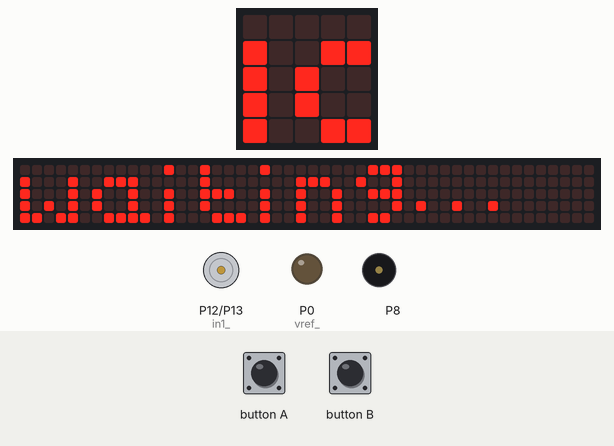
Simulated run of this program. Board: BBC micro:bit running MicroPython. On the bench: the board's 5×5 LED display, a strip that is not on the board, showing the scrolling text unrolled, motor-driver pin pairs drawn as motors (green arrow = first pin HIGH = forward, orange = second pin HIGH = backward, longer = more drive), output pins drawn as LEDs (lit = HIGH), buzzer (waves = sounding). The inputs (shaded band) are chosen by the test bench. The 48×5 strip is a reading aid, not a part: it shows the text the display is scrolling, unrolled, one strip-width of it at a time.

Above: at 1.25 s.
1.3 s: button A pressed for 0.15 s
At 2.1 s:
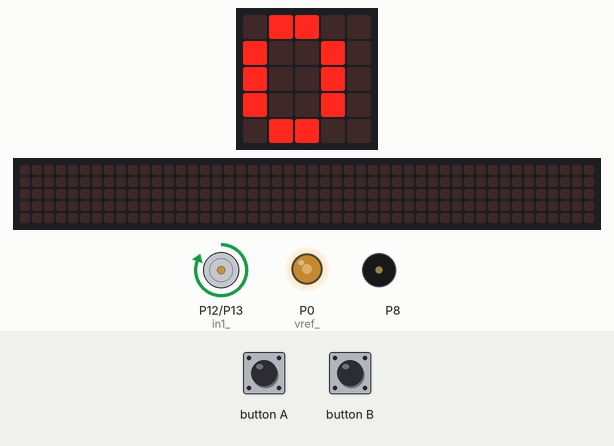
4.4 s: button B pressed for 3.2 s
At 7.1 s:
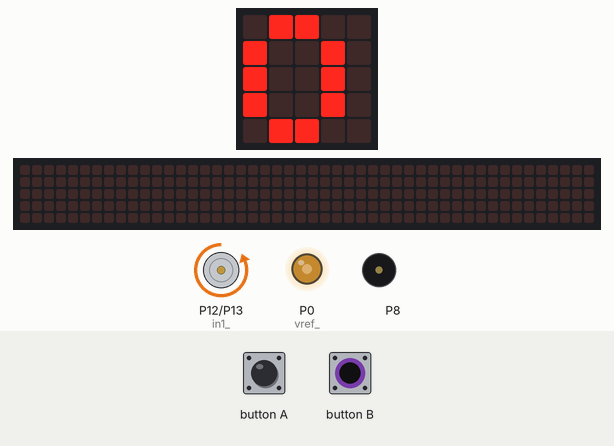
13.3 s: button A pressed for 1 s
At 15.0 s:
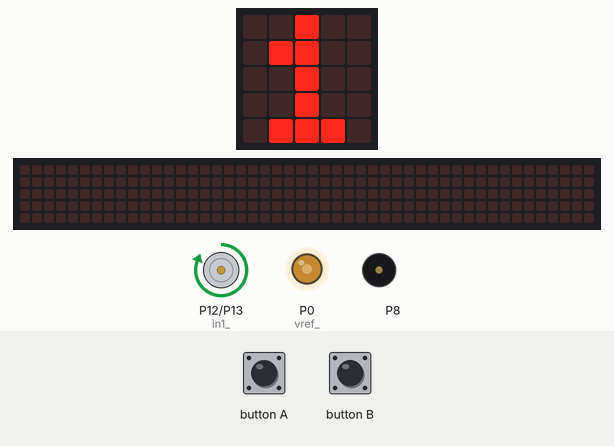
17.3 s: button A pressed for 3.2 s
At 21.3 s:
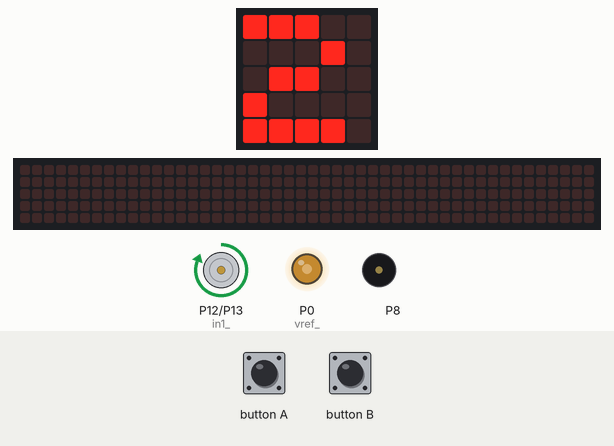
Timing chart, 0 to 25.8 s (numbered marks = the images above; inputs shaded):
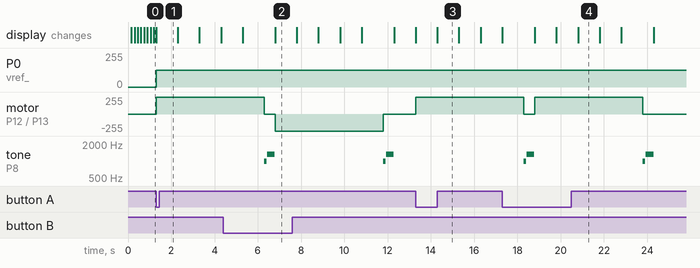

Measured:
- after the input at 1.3 s, P0 (vref_): 0/255 → 125/255 at once; motor on P12 (in1_) / P13 (in2_): stopped → forward 255/255 at once; the display: changes at once (image 1)
- after the input at 13.3 s, motor on P12 (in1_) / P13 (in2_): stopped → forward 255/255 at once; the display: first changes at once (image 3 shows a later state)
- by itself, tone on P8: plays 988 Hz for 0.12 s, 1319 Hz for 0.36 s, 988 Hz for 0.12 s, 1319 Hz for 0.36 s
- what the display in image 3 shows lasts 1.0 s, from 14.3 s to 15.3 s

The program:

moter_sound_test.py
```python
from motor import Motor
from microbit import *
import music

m=Motor(pin0, pin12, pin13)

def count_ntimes(n):
    for _ in range(n):
           display.show(_)
           sleep(1000)

def play_beep():
    music.play(music.BA_DING, pin=pin8)

display.scroll("waiting...", wait=False)
while True:
   if button_a.is_pressed():
       m.start_forward(speed=500)
       count_ntimes(5)
       m.stop()
       play_beep()
       display.clear()
   if button_b.is_pressed():
       m.start_backward(speed=500)
       count_ntimes(5)
       m.stop()
       play_beep()
       display.clear()
```

motor.py
```python
from microbit import *

class Motor(object):
    def __init__(self, vref_, in1_, in2_):
        self.vref = vref_
        self.in1 = in1_
        self.in2 = in2_
    def start_forward(self, speed=500):
        self.vref.write_analog(speed)
        self.in1.write_digital(1)
        self.in2.write_digital(0)
    def start_backward(self, speed=500):
        self.vref.write_analog(speed)
        self.in1.write_digital(0)
        self.in2.write_digital(1)
    def stop(self):
        self.in1.write_digital(1)
        self.in2.write_digital(1)
    def brake(self, delay=1000):
        self.in1.write_digital(1)
        self.in2.write_digital(1)
```
